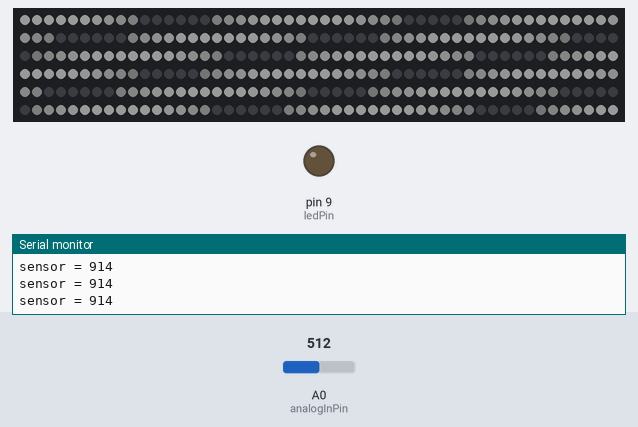
Simulated run of this sketch. Board: Arduino Uno, built with avr-gcc and run on an emulated ATmega328P. Shown: 300 RGB LEDs in strip order, left to right, continuing on the next row, output pins drawn as LEDs (lit = HIGH), the last lines printed to the serial monitor. The inputs (shaded band) are chosen by the test bench; at power-on: A0 (analogInPin) = 512. Dim RGB values are drawn brighter than linear; random numbers use the default seed unless the sketch sets one.

Above: at 4.2 s.
4.3 s: A0 (analogInPin) set to 71
6.1 s: A0 (analogInPin) set to 60
At 6.63 s:
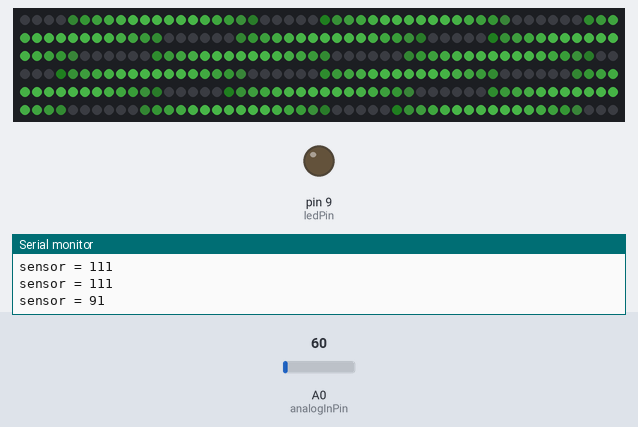
8.9 s: A0 (analogInPin) set to 30
At 10.07 s:
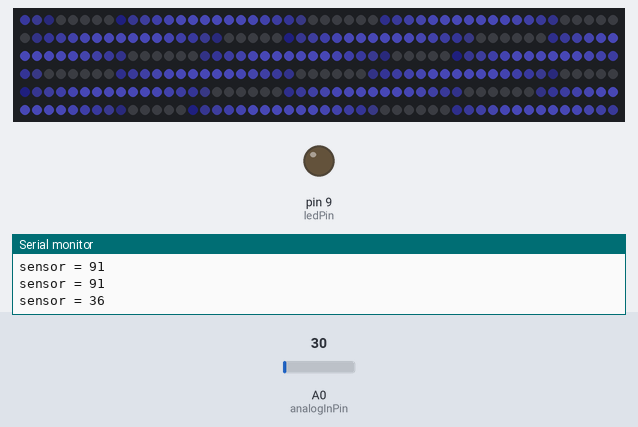
11.9 s: A0 (analogInPin) set to 10
At 13.51 s:
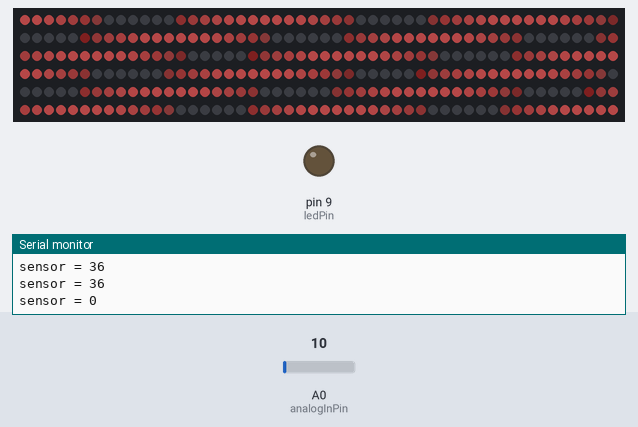
Timing chart, 0 to 15.0 s (numbered marks = the images above; inputs shaded):
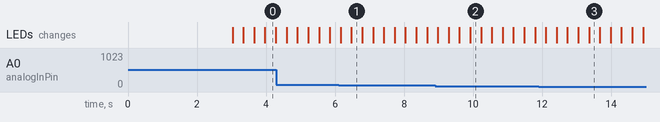

Measured:
- the behaviour switches between 65 and 64 on A0 (analogInPin) (found by bisection; images 0 and 1)

The sketch:

echo-installation.ino
```cpp
#include <FastLED.h>

//LED Setup code
#define LED_PIN     5
#define NUM_LEDS    300
#define BRIGHTNESS  64 //change? variable
#define LED_TYPE    WS2811
#define COLOR_ORDER GRB
CRGB leds[NUM_LEDS];

#define UPDATES_PER_SECOND 100

CRGBPalette16 currentPalette;
CRGBPalette16 savedPalette;
TBlendType    currentBlending;

// Pressure Sensor code
// Analog input pin that the Velostat is connected to
const int analogInPin = A0;
const int ledPin = 9;  //pin 9 has PWM funtion

// value read from the Velostat
int sensorValue1 = 0;
int sensorValue2 = 0;
int sensorValue3 = 0;
int sensorValue4 = 0;
int sensorValue5 = 0;
int averageSensor = 0;

void setup() {
    delay( 3000 ); // power-up safety delay
    FastLED.addLeds<LED_TYPE, LED_PIN, COLOR_ORDER>(leds, NUM_LEDS).setCorrection( TypicalLEDStrip );
    FastLED.setBrightness(  BRIGHTNESS );

    setupNeutralPalette();
    currentBlending = LINEARBLEND;

    // initialize serial communications at 9600 bps:
    Serial.begin(9600);
    //init Analog Pin as PULLUP (meaning it sends out voltage)
    digitalWrite(analogInPin, HIGH);
    //Output LED
    pinMode(ledPin, OUTPUT);
}


void loop()
{
    sensorValue1 = analogRead(analogInPin);
    sensorValue1 = map(sensorValue1, 10, 150, 0, 255);
    sensorValue2 = analogRead(analogInPin);
    sensorValue2 = map(sensorValue2, 10, 150, 0, 255);
    sensorValue3 = analogRead(analogInPin);
    sensorValue3 = map(sensorValue3, 10, 150, 0, 255);
    sensorValue4 = analogRead(analogInPin);
    sensorValue4 = map(sensorValue4, 10, 150, 0, 255);
    sensorValue5 = analogRead(analogInPin);
    sensorValue5 = map(sensorValue5, 10, 150, 0, 255);

    averageSensor = (sensorValue1 + sensorValue4 + sensorValue3 + sensorValue4 + sensorValue5) / 5;
    Serial.print("sensor = " );
    Serial.println(averageSensor);
//    Serial.println(sensorValue2);
//    Serial.println(sensorValue3);
//    Serial.println(sensorValue4);
//    Serial.println(sensorValue4);

    if (averageSensor < 20) {
      flashMood(CRGB(255, 100, 100));
      addMood(20, 0, 0);
    } else if (averageSensor < 40 && averageSensor > 20) {
      flashMood(CRGB(100, 100, 255));
      addMood(0, 0, 20);
    } else if (averageSensor < 100 && averageSensor > 40) {
      flashMood(CRGB(100, 255, 100));
      addMood(0, 20, 0);
    }

    int x = 0;
    while(x < 20){
        static uint8_t startIndex = 0;
        startIndex = startIndex + 1; /* motion speed */

        FillLEDsFromPaletteColors( startIndex);

        FastLED.show();
        FastLED.delay(1000 / UPDATES_PER_SECOND);
        x++;
    }

}

void FillLEDsFromPaletteColors( uint8_t colorIndex)
{
    uint8_t brightness = 255;

    for( int i = 0; i < NUM_LEDS; i++) {
        leds[i] = ColorFromPalette( currentPalette, colorIndex, brightness, currentBlending);
        colorIndex += 3;
    }
}

void flashMood(CRGB color){
     savedPalette = currentPalette;
//     uint8_t maxChanges = 24;
//     nblendPaletteTowardPalette( savedPalette, currentPalette, maxChanges);
     currentPalette = CRGBPalette16(
                                   CRGB(0,0,0),   CRGB(0,0,0),  color,  color,
                                   CRGB(0,0,0),   CRGB(0,0,0),  color,  color,
                                   CRGB(0,0,0),   CRGB(0,0,0),  color,  color,
                                   CRGB(0,0,0),   CRGB(0,0,0),  color,  color);

    int x = 0;
    while(x < 40){
        static uint8_t startIndex = 0;
        startIndex = startIndex + 3; /* motion speed */

        FillLEDsFromPaletteColors( startIndex);

        FastLED.show();
        FastLED.delay(1000 / UPDATES_PER_SECOND);
        x++;
    }
}

void addMood(int red, int blue, int green){
    for( int i = 0; i < 16; i++) {
        CRGB lastcolor = currentPalette[i];
        int rand = random(2);
        if (rand == 0) {
          currentPalette[i] = CRGB( lastcolor.r + red, lastcolor.g + green, lastcolor.b + blue);
        }
        if(lastcolor.r >= 255 || lastcolor.g >= 255 || lastcolor.b >= 255) {
            //reset when color is too high
            currentPalette[i] = CRGB(100, 100, 100);
        }
//          Serial.print("red: ");
//          Serial.println(lastcolor.r);
//          Serial.print("blue: ");
//          Serial.println(lastcolor.g);
//          Serial.print("green: ");
//          Serial.println(lastcolor.b);
    }
  }


void setupNeutralPalette()
{
    CRGB neutral = CRGB(100, 100, 100);
    currentPalette = CRGBPalette16(
                                   CRGB(0,0,0),   CRGB(0,0,0),  neutral,  neutral,
                                   CRGB(0,0,0),   CRGB(0,0,0),  neutral,  neutral,
                                   CRGB(0,0,0),   CRGB(0,0,0),  neutral,  neutral,
                                   CRGB(0,0,0),   CRGB(0,0,0),  neutral,  neutral);
}
```
